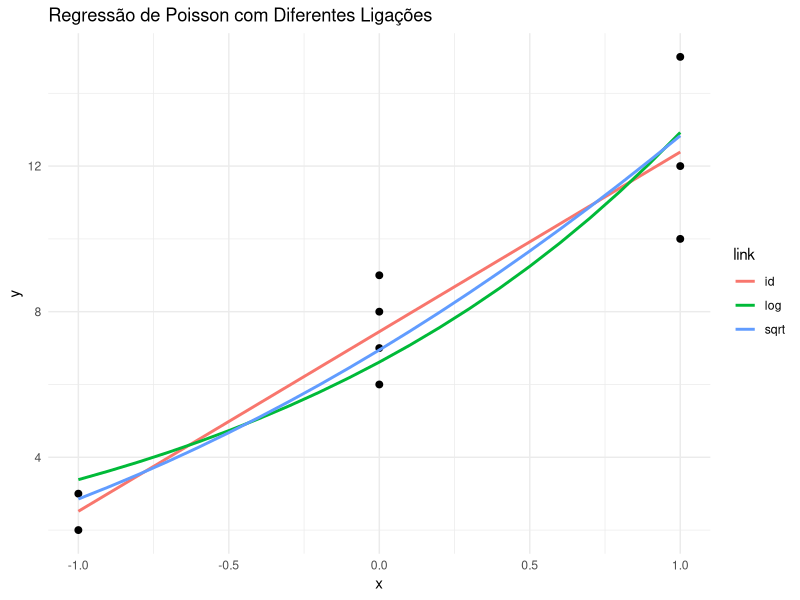

Recreate this plot in R. (Note: this script raises an error after producing the figure.)
library(ggplot2)
library(tidyverse)

###############
##  parte 1  ##
###############

df =
  data.frame(
    x = c(-1, -1, 0, 0, 0, 0, 1, 1, 1),
    y = c(2, 3, 6, 7, 8, 9, 10, 12, 15)
    )

mod_log  = glm(y ~ x, family = poisson(link = "log"), data = df)
mod_id   = glm(y ~ x, family = poisson(link = "identity"), data = df)
mod_sqrt = glm(y ~ x, family = poisson(link = "sqrt"), data = df)

novos_dados =
  data.frame(
    x = seq(-1, 1, by = 0.1)
    )

novos_dados =
  novos_dados |>
  mutate(
    log  = predict(mod_log,  newdata = novos_dados, type = "response"),
    id   = predict(mod_id,   newdata = novos_dados, type = "response"),
    sqrt = predict(mod_sqrt, newdata = novos_dados, type = "response")
  ) |>
  pivot_longer(
    cols = c("log", "id", "sqrt"),
    names_to = "link",
    values_to = "predicao"
    )

ggplot() +
  geom_point(data = df, aes(x = x, y = y), size = 2) +
  geom_line(data = novos_dados, aes(x = x, y = predicao, color = link), size = 1) +
  labs(x = "x", y = "y", title = "Regressão de Poisson com Diferentes Ligações") +
  theme_minimal()


###############
##  parte 2  ##
###############

# modelo.glm = glm(children ~ age, family = poisson(link = "log"), data = dt)
# modelo.lm = lm(children ~ age, data = dt)
# nd = list(age=seq(min(dt$age),max(dt$age),by=0.1))
# 
# plot(dt$age,dt$children,xlab='age',ylab='children')
# lines(x,predict(modelo.glm,newdata=nd,type='response'),col='red')
# lines(x,predict(modelo.lm,newdata=nd,type='response'),col='green')

ggplot(dt, aes(age, children)) +
  geom_point() +
  geom_smooth(method = glm, method.args = list(family = poisson(link="log")))
  #geom_smooth(method = glm, method.args = list(family = poisson(link="sqrt")))

ggplot(dt, aes(age, children)) +
  geom_point() +
  geom_smooth(method = "lm")

# predict(modelo.lm, newdata = nd, interval = "prediction", level = 0.95)
# predict(modelo.glm, newdata = nd, type = "link", se.fit = TRUE)
